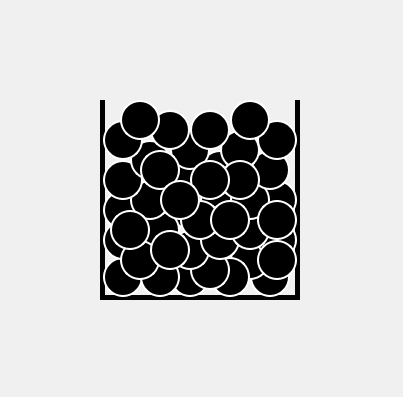
<?xml version="1.0" encoding="UTF-8"?>
<ui version="4.0">
 <class>Form</class>
 <widget class="QWidget" name="Form">
  <property name="geometry">
   <rect>
    <x>0</x>
    <y>0</y>
    <width>403</width>
    <height>397</height>
   </rect>
  </property>
  <property name="styleSheet">
   <string notr="true">background-color: #f0f0f0;</string>
  </property>
  <widget class="QWidget" name="urnContainer" native="true">
   <property name="geometry">
    <rect>
     <x>100</x>
     <y>100</y>
     <width>200</width>
     <height>200</height>
    </rect>
   </property>
   <property name="styleSheet">
    <string notr="true">border-style: solid;
border-width: 0px 5px 5px 5px; /* top right bottom left */
border-color: black; background-color: #f0f0f0;</string>
   </property>
   <widget class="QLabel" name="ballLabel9">
    <property name="geometry">
     <rect>
      <x>150</x>
      <y>157</y>
      <width>40</width>
      <height>40</height>
     </rect>
    </property>
    <property name="styleSheet">
     <string notr="true">background-color: black; border-radius: 20px; border: 1.5px solid white;</string>
    </property>
   </widget>
   <widget class="QLabel" name="ballLabel8">
    <property name="geometry">
     <rect>
      <x>130</x>
      <y>140</y>
      <width>40</width>
      <height>40</height>
     </rect>
    </property>
    <property name="styleSheet">
     <string notr="true">background-color: black; border-radius: 20px; border: 1.5px solid white;</string>
    </property>
   </widget>
   <widget class="QLabel" name="ballLabel7">
    <property name="geometry">
     <rect>
      <x>110</x>
      <y>157</y>
      <width>40</width>
      <height>40</height>
     </rect>
    </property>
    <property name="styleSheet">
     <string notr="true">background-color: black; border-radius: 20px; border: 1.5px solid white;</string>
    </property>
   </widget>
   <widget class="QLabel" name="ballLabel6">
    <property name="geometry">
     <rect>
      <x>157</x>
      <y>80</y>
      <width>40</width>
      <height>40</height>
     </rect>
    </property>
    <property name="styleSheet">
     <string notr="true">background-color: black; border-radius: 20px; border: 1.5px solid white;</string>
    </property>
   </widget>
   <widget class="QLabel" name="ballLabel5">
    <property name="geometry">
     <rect>
      <x>70</x>
      <y>157</y>
      <width>40</width>
      <height>40</height>
     </rect>
    </property>
    <property name="styleSheet">
     <string notr="true">background-color: black; border-radius: 20px; border: 1.5px solid white;</string>
    </property>
   </widget>
   <widget class="QLabel" name="ballLabel4">
    <property name="geometry">
     <rect>
      <x>157</x>
      <y>120</y>
      <width>40</width>
      <height>40</height>
     </rect>
    </property>
    <property name="styleSheet">
     <string notr="true">background-color: black; border-radius: 20px; border: 1.5px solid white;</string>
    </property>
   </widget>
   <widget class="QLabel" name="ballLabel2">
    <property name="geometry">
     <rect>
      <x>3</x>
      <y>157</y>
      <width>40</width>
      <height>40</height>
     </rect>
    </property>
    <property name="styleSheet">
     <string notr="true">background-color: black; border-radius: 20px; border: 1.5px solid white;</string>
    </property>
   </widget>
   <widget class="QLabel" name="ballLabel0">
    <property name="geometry">
     <rect>
      <x>90</x>
      <y>150</y>
      <width>40</width>
      <height>40</height>
     </rect>
    </property>
    <property name="styleSheet">
     <string notr="true">background-color: black; border-radius: 20px; border: 1.5px solid white;</string>
    </property>
   </widget>
   <widget class="QLabel" name="ballLabel1">
    <property name="geometry">
     <rect>
      <x>70</x>
      <y>130</y>
      <width>40</width>
      <height>40</height>
     </rect>
    </property>
    <property name="styleSheet">
     <string notr="true">background-color: black; border-radius: 20px; border: 1.5px solid white;</string>
    </property>
   </widget>
   <widget class="QLabel" name="ballLabel3">
    <property name="geometry">
     <rect>
      <x>100</x>
      <y>120</y>
      <width>40</width>
      <height>40</height>
     </rect>
    </property>
    <property name="styleSheet">
     <string notr="true">background-color: black; border-radius: 20px; border: 1.5px solid white;</string>
    </property>
   </widget>
   <widget class="QLabel" name="ballLabel2_2">
    <property name="geometry">
     <rect>
      <x>70</x>
      <y>90</y>
      <width>40</width>
      <height>40</height>
     </rect>
    </property>
    <property name="styleSheet">
     <string notr="true">background-color: black; border-radius: 20px; border: 1.5px solid white;</string>
    </property>
   </widget>
   <widget class="QLabel" name="ballLabel2_3">
    <property name="geometry">
     <rect>
      <x>60</x>
      <y>60</y>
      <width>40</width>
      <height>40</height>
     </rect>
    </property>
    <property name="styleSheet">
     <string notr="true">background-color: black; border-radius: 20px; border: 1.5px solid white;</string>
    </property>
   </widget>
   <widget class="QLabel" name="ballLabel2_4">
    <property name="geometry">
     <rect>
      <x>100</x>
      <y>80</y>
      <width>40</width>
      <height>40</height>
     </rect>
    </property>
    <property name="styleSheet">
     <string notr="true">background-color: black; border-radius: 20px; border: 1.5px solid white;</string>
    </property>
   </widget>
   <widget class="QLabel" name="ballLabel2_5">
    <property name="geometry">
     <rect>
      <x>100</x>
      <y>50</y>
      <width>40</width>
      <height>40</height>
     </rect>
    </property>
    <property name="styleSheet">
     <string notr="true">background-color: black; border-radius: 20px; border: 1.5px solid white;</string>
    </property>
   </widget>
   <widget class="QLabel" name="ballLabel2_6">
    <property name="geometry">
     <rect>
      <x>40</x>
      <y>157</y>
      <width>40</width>
      <height>40</height>
     </rect>
    </property>
    <property name="styleSheet">
     <string notr="true">background-color: black; border-radius: 20px; border: 1.5px solid white;</string>
    </property>
   </widget>
   <widget class="QLabel" name="ballLabel2_7">
    <property name="geometry">
     <rect>
      <x>130</x>
      <y>110</y>
      <width>40</width>
      <height>40</height>
     </rect>
    </property>
    <property name="styleSheet">
     <string notr="true">background-color: black; border-radius: 20px; border: 1.5px solid white;</string>
    </property>
   </widget>
   <widget class="QLabel" name="ballLabel2_8">
    <property name="geometry">
     <rect>
      <x>130</x>
      <y>80</y>
      <width>40</width>
      <height>40</height>
     </rect>
    </property>
    <property name="styleSheet">
     <string notr="true">background-color: black; border-radius: 20px; border: 1.5px solid white;</string>
    </property>
   </widget>
   <widget class="QLabel" name="ballLabel2_9">
    <property name="geometry">
     <rect>
      <x>3</x>
      <y>120</y>
      <width>40</width>
      <height>40</height>
     </rect>
    </property>
    <property name="styleSheet">
     <string notr="true">background-color: black; border-radius: 20px; border: 1.5px solid white;</string>
    </property>
   </widget>
   <widget class="QLabel" name="ballLabel2_10">
    <property name="geometry">
     <rect>
      <x>150</x>
      <y>50</y>
      <width>40</width>
      <height>40</height>
     </rect>
    </property>
    <property name="styleSheet">
     <string notr="true">background-color: black; border-radius: 20px; border: 1.5px solid white;</string>
    </property>
   </widget>
   <widget class="QLabel" name="ballLabel2_11">
    <property name="geometry">
     <rect>
      <x>40</x>
      <y>110</y>
      <width>40</width>
      <height>40</height>
     </rect>
    </property>
    <property name="styleSheet">
     <string notr="true">background-color: black; border-radius: 20px; border: 1.5px solid white;</string>
    </property>
   </widget>
   <widget class="QLabel" name="ballLabel2_12">
    <property name="geometry">
     <rect>
      <x>120</x>
      <y>30</y>
      <width>40</width>
      <height>40</height>
     </rect>
    </property>
    <property name="styleSheet">
     <string notr="true">background-color: black; border-radius: 20px; border: 1.5px solid white;</string>
    </property>
   </widget>
   <widget class="QLabel" name="ballLabel2_13">
    <property name="geometry">
     <rect>
      <x>157</x>
      <y>20</y>
      <width>40</width>
      <height>40</height>
     </rect>
    </property>
    <property name="styleSheet">
     <string notr="true">background-color: black; border-radius: 20px; border: 1.5px solid white;</string>
    </property>
   </widget>
   <widget class="QLabel" name="ballLabel2_14">
    <property name="geometry">
     <rect>
      <x>130</x>
      <y>0</y>
      <width>40</width>
      <height>40</height>
     </rect>
    </property>
    <property name="styleSheet">
     <string notr="true">background-color: black; border-radius: 20px; border: 1.5px solid white;</string>
    </property>
   </widget>
   <widget class="QLabel" name="ballLabel2_15">
    <property name="geometry">
     <rect>
      <x>70</x>
      <y>30</y>
      <width>40</width>
      <height>40</height>
     </rect>
    </property>
    <property name="styleSheet">
     <string notr="true">background-color: black; border-radius: 20px; border: 1.5px solid white;</string>
    </property>
   </widget>
   <widget class="QLabel" name="ballLabel2_16">
    <property name="geometry">
     <rect>
      <x>20</x>
      <y>140</y>
      <width>40</width>
      <height>40</height>
     </rect>
    </property>
    <property name="styleSheet">
     <string notr="true">background-color: black; border-radius: 20px; border: 1.5px solid white;</string>
    </property>
   </widget>
   <widget class="QLabel" name="ballLabel2_17">
    <property name="geometry">
     <rect>
      <x>3</x>
      <y>90</y>
      <width>40</width>
      <height>40</height>
     </rect>
    </property>
    <property name="styleSheet">
     <string notr="true">background-color: black; border-radius: 20px; border: 1.5px solid white;</string>
    </property>
   </widget>
   <widget class="QLabel" name="ballLabel2_18">
    <property name="geometry">
     <rect>
      <x>30</x>
      <y>80</y>
      <width>40</width>
      <height>40</height>
     </rect>
    </property>
    <property name="styleSheet">
     <string notr="true">background-color: black; border-radius: 20px; border: 1.5px solid white;</string>
    </property>
   </widget>
   <widget class="QLabel" name="ballLabel2_19">
    <property name="geometry">
     <rect>
      <x>3</x>
      <y>60</y>
      <width>40</width>
      <height>40</height>
     </rect>
    </property>
    <property name="styleSheet">
     <string notr="true">background-color: black; border-radius: 20px; border: 1.5px solid white;</string>
    </property>
   </widget>
   <widget class="QLabel" name="ballLabel2_20">
    <property name="geometry">
     <rect>
      <x>30</x>
      <y>40</y>
      <width>40</width>
      <height>40</height>
     </rect>
    </property>
    <property name="styleSheet">
     <string notr="true">background-color: black; border-radius: 20px; border: 1.5px solid white;</string>
    </property>
   </widget>
   <widget class="QLabel" name="ballLabel2_21">
    <property name="geometry">
     <rect>
      <x>90</x>
      <y>10</y>
      <width>40</width>
      <height>40</height>
     </rect>
    </property>
    <property name="styleSheet">
     <string notr="true">background-color: black; border-radius: 20px; border: 1.5px solid white;</string>
    </property>
   </widget>
   <widget class="QLabel" name="ballLabel2_22">
    <property name="geometry">
     <rect>
      <x>50</x>
      <y>10</y>
      <width>40</width>
      <height>40</height>
     </rect>
    </property>
    <property name="styleSheet">
     <string notr="true">background-color: black; border-radius: 20px; border: 1.5px solid white;</string>
    </property>
   </widget>
   <widget class="QLabel" name="ballLabel2_23">
    <property name="geometry">
     <rect>
      <x>3</x>
      <y>20</y>
      <width>40</width>
      <height>40</height>
     </rect>
    </property>
    <property name="styleSheet">
     <string notr="true">background-color: black; border-radius: 20px; border: 1.5px solid white;</string>
    </property>
   </widget>
   <widget class="QLabel" name="ballLabel2_24">
    <property name="geometry">
     <rect>
      <x>80</x>
      <y>100</y>
      <width>40</width>
      <height>40</height>
     </rect>
    </property>
    <property name="styleSheet">
     <string notr="true">background-color: black; border-radius: 20px; border: 1.5px solid white;</string>
    </property>
   </widget>
   <widget class="QLabel" name="ballLabel2_25">
    <property name="geometry">
     <rect>
      <x>20</x>
      <y>0</y>
      <width>40</width>
      <height>40</height>
     </rect>
    </property>
    <property name="styleSheet">
     <string notr="true">background-color: black; border-radius: 20px; border: 1.5px solid white;</string>
    </property>
   </widget>
   <widget class="QLabel" name="ballLabel2_26">
    <property name="geometry">
     <rect>
      <x>50</x>
      <y>130</y>
      <width>40</width>
      <height>40</height>
     </rect>
    </property>
    <property name="styleSheet">
     <string notr="true">background-color: black; border-radius: 20px; border: 1.5px solid white;</string>
    </property>
   </widget>
   <widget class="QLabel" name="ballLabel2_27">
    <property name="geometry">
     <rect>
      <x>120</x>
      <y>60</y>
      <width>40</width>
      <height>40</height>
     </rect>
    </property>
    <property name="styleSheet">
     <string notr="true">background-color: black; border-radius: 20px; border: 1.5px solid white;</string>
    </property>
   </widget>
   <widget class="QLabel" name="ballLabel2_28">
    <property name="geometry">
     <rect>
      <x>157</x>
      <y>100</y>
      <width>40</width>
      <height>40</height>
     </rect>
    </property>
    <property name="styleSheet">
     <string notr="true">background-color: black; border-radius: 20px; border: 1.5px solid white;</string>
    </property>
   </widget>
   <widget class="QLabel" name="ballLabel2_29">
    <property name="geometry">
     <rect>
      <x>90</x>
      <y>60</y>
      <width>40</width>
      <height>40</height>
     </rect>
    </property>
    <property name="styleSheet">
     <string notr="true">background-color: black; border-radius: 20px; border: 1.5px solid white;</string>
    </property>
   </widget>
   <widget class="QLabel" name="ballLabel2_30">
    <property name="geometry">
     <rect>
      <x>110</x>
      <y>100</y>
      <width>40</width>
      <height>40</height>
     </rect>
    </property>
    <property name="styleSheet">
     <string notr="true">background-color: black; border-radius: 20px; border: 1.5px solid white;</string>
    </property>
   </widget>
   <widget class="QLabel" name="ballLabel2_31">
    <property name="geometry">
     <rect>
      <x>40</x>
      <y>50</y>
      <width>40</width>
      <height>40</height>
     </rect>
    </property>
    <property name="styleSheet">
     <string notr="true">background-color: black; border-radius: 20px; border: 1.5px solid white;</string>
    </property>
   </widget>
   <widget class="QLabel" name="ballLabel2_32">
    <property name="geometry">
     <rect>
      <x>10</x>
      <y>110</y>
      <width>40</width>
      <height>40</height>
     </rect>
    </property>
    <property name="styleSheet">
     <string notr="true">background-color: black; border-radius: 20px; border: 1.5px solid white;</string>
    </property>
   </widget>
   <widget class="QLabel" name="ballLabel2_33">
    <property name="geometry">
     <rect>
      <x>60</x>
      <y>80</y>
      <width>40</width>
      <height>40</height>
     </rect>
    </property>
    <property name="styleSheet">
     <string notr="true">background-color: black; border-radius: 20px; border: 1.5px solid white;</string>
    </property>
   </widget>
   <widget class="QLabel" name="ballLabel2_34">
    <property name="geometry">
     <rect>
      <x>157</x>
      <y>140</y>
      <width>40</width>
      <height>40</height>
     </rect>
    </property>
    <property name="styleSheet">
     <string notr="true">background-color: black; border-radius: 20px; border: 1.5px solid white;</string>
    </property>
   </widget>
  </widget>
 </widget>
 <resources/>
 <connections/>
</ui>
